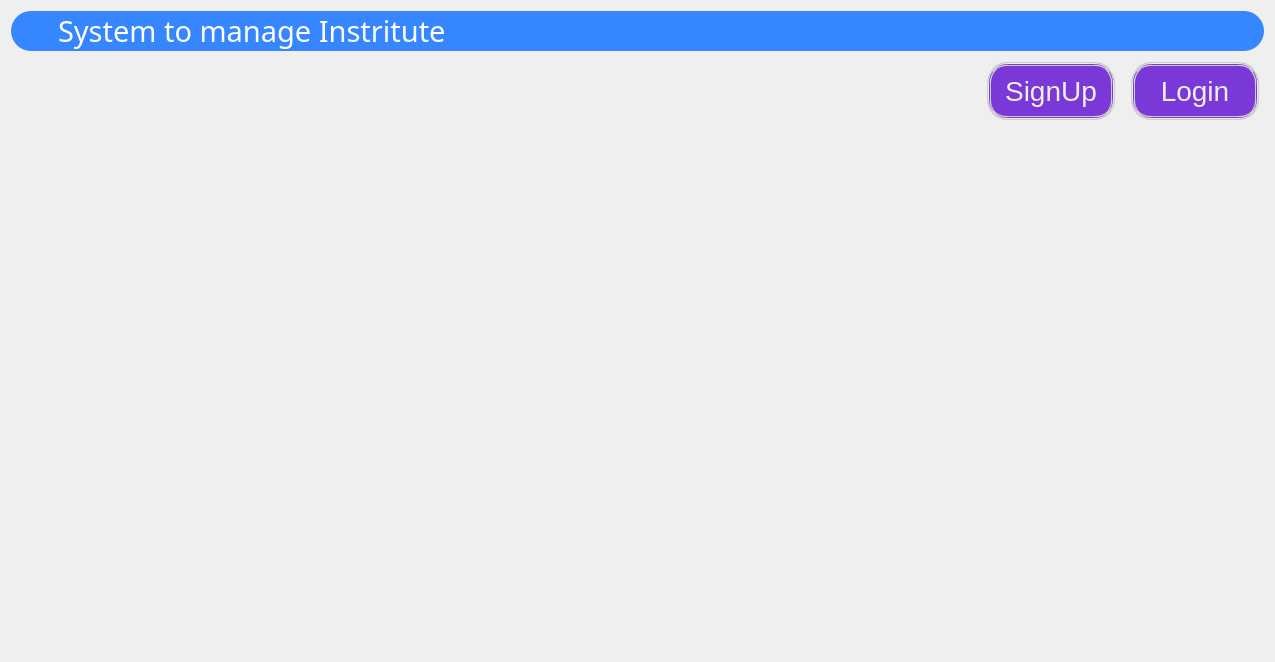
<?xml version="1.0" encoding="UTF-8"?>
<ui version="4.0">
 <class>HomeForm</class>
 <widget class="QWidget" name="HomeForm">
  <property name="geometry">
   <rect>
    <x>0</x>
    <y>0</y>
    <width>1275</width>
    <height>662</height>
   </rect>
  </property>
  <property name="windowTitle">
   <string>Form</string>
  </property>
  <property name="styleSheet">
   <string notr="true"/>
  </property>
  <layout class="QVBoxLayout" name="verticalLayout_2">
   <item>
    <layout class="QHBoxLayout" name="horizontalLayout">
     <item>
      <widget class="QLabel" name="label">
       <property name="font">
        <font>
         <family>NotoSerifTamilSlanted Medium</family>
         <pointsize>22</pointsize>
        </font>
       </property>
       <property name="styleSheet">
        <string notr="true">QLabel{
		color:white;
		background-color:rgb(53, 134, 255);
		border-radius: 20px;
        text-align: center;
		padding: 0 40px;
}

</string>
       </property>
       <property name="text">
        <string>System to manage Instritute</string>
       </property>
      </widget>
     </item>
    </layout>
   </item>
   <item>
    <layout class="QHBoxLayout" name="login_signup_layout">
     <item>
      <spacer name="horizontalSpacer_2">
       <property name="orientation">
        <enum>Qt::Horizontal</enum>
       </property>
       <property name="sizeHint" stdset="0">
        <size>
         <width>40</width>
         <height>20</height>
        </size>
       </property>
      </spacer>
     </item>
     <item>
      <widget class="QPushButton" name="signup">
       <property name="styleSheet">
        <string notr="true">
QPushButton{
		height:40px;
		width:100px;
	
		font: 500 14pt &quot;Noto Sans Gujarati UI Medium&quot;;
        background-color: #7b38d8;
        border-radius: 20px;
        border: 4px double #cccccc;
        color: #eeeeee;
        text-align: center;
        font-size: 28px;
        padding: 5px 10px;  
        margin: 5px;

}
QPushButton:hover{
		 background-color: #9843e2;
}
QPushButton:pressed{
		 background-color: #b853f2;
}</string>
       </property>
       <property name="text">
        <string>SignUp</string>
       </property>
      </widget>
     </item>
     <item>
      <widget class="QPushButton" name="login">
       <property name="styleSheet">
        <string notr="true">QPushButton{
		height:40px;
		width:100px;
	
		font: 500 14pt &quot;Noto Sans Gujarati UI Medium&quot;;
        background-color: #7b38d8;
        border-radius: 20px;
        border: 4px double #cccccc;
        color: #eeeeee;
        text-align: center;
        font-size: 28px;
        padding: 5px 10px;  
        margin: 5px;

}
QPushButton:hover{
		 background-color: #9843e2;
}
QPushButton:pressed{
		 background-color: #b853f2;
}</string>
       </property>
       <property name="text">
        <string>Login</string>
       </property>
      </widget>
     </item>
    </layout>
   </item>
   <item>
    <layout class="QHBoxLayout" name="horizontalLayout_3">
     <item>
      <spacer name="verticalSpacer">
       <property name="orientation">
        <enum>Qt::Vertical</enum>
       </property>
       <property name="sizeHint" stdset="0">
        <size>
         <width>20</width>
         <height>40</height>
        </size>
       </property>
      </spacer>
     </item>
    </layout>
   </item>
  </layout>
 </widget>
 <resources/>
 <connections/>
</ui>
